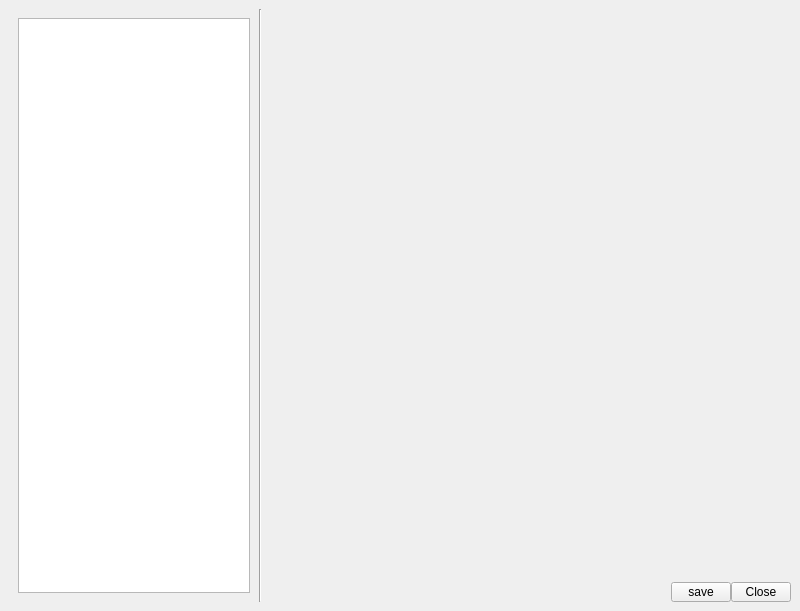
<?xml version="1.0" encoding="UTF-8"?>
<ui version="4.0">
 <class>mw_toolSettings</class>
 <widget class="QMainWindow" name="mw_toolSettings">
  <property name="geometry">
   <rect>
    <x>0</x>
    <y>0</y>
    <width>800</width>
    <height>611</height>
   </rect>
  </property>
  <property name="windowTitle">
   <string>Tool Settings</string>
  </property>
  <widget class="QWidget" name="centralwidget">
   <layout class="QGridLayout" name="gridLayout">
    <item row="0" column="0">
     <layout class="QHBoxLayout" name="hl_toolSettings">
      <property name="spacing">
       <number>0</number>
      </property>
      <item>
       <widget class="QFrame" name="qf_category">
        <property name="minimumSize">
         <size>
          <width>0</width>
          <height>0</height>
         </size>
        </property>
        <property name="maximumSize">
         <size>
          <width>250</width>
          <height>16777215</height>
         </size>
        </property>
        <layout class="QVBoxLayout" name="vl_category">
         <item>
          <widget class="QTreeWidget" name="tw_category">
           <property name="maximumSize">
            <size>
             <width>16777215</width>
             <height>16777215</height>
            </size>
           </property>
           <property name="alternatingRowColors">
            <bool>true</bool>
           </property>
           <property name="indentation">
            <number>12</number>
           </property>
           <attribute name="headerVisible">
            <bool>false</bool>
           </attribute>
           <column>
            <property name="text">
             <string notr="true">1</string>
            </property>
           </column>
          </widget>
         </item>
        </layout>
       </widget>
      </item>
      <item>
       <widget class="Line" name="line">
        <property name="orientation">
         <enum>Qt::Vertical</enum>
        </property>
       </widget>
      </item>
      <item>
       <layout class="QVBoxLayout" name="vl_settings">
        <property name="spacing">
         <number>0</number>
        </property>
        <property name="topMargin">
         <number>0</number>
        </property>
        <property name="bottomMargin">
         <number>0</number>
        </property>
        <item>
         <widget class="QFrame" name="qf_settingsWidget">
          <layout class="QVBoxLayout" name="vl_settingsWidget">
           <property name="spacing">
            <number>0</number>
           </property>
           <property name="margin">
            <number>0</number>
           </property>
          </layout>
         </widget>
        </item>
        <item>
         <spacer name="verticalSpacer">
          <property name="orientation">
           <enum>Qt::Vertical</enum>
          </property>
          <property name="sizeHint" stdset="0">
           <size>
            <width>20</width>
            <height>40</height>
           </size>
          </property>
         </spacer>
        </item>
        <item>
         <layout class="QHBoxLayout" name="hl_settingsOptions">
          <property name="spacing">
           <number>0</number>
          </property>
          <property name="topMargin">
           <number>0</number>
          </property>
          <item>
           <spacer name="horizontalSpacer_2">
            <property name="orientation">
             <enum>Qt::Horizontal</enum>
            </property>
            <property name="sizeHint" stdset="0">
             <size>
              <width>40</width>
              <height>20</height>
             </size>
            </property>
           </spacer>
          </item>
          <item>
           <widget class="QPushButton" name="pb_save">
            <property name="maximumSize">
             <size>
              <width>60</width>
              <height>20</height>
             </size>
            </property>
            <property name="text">
             <string>save</string>
            </property>
           </widget>
          </item>
          <item>
           <widget class="QPushButton" name="pb_close">
            <property name="maximumSize">
             <size>
              <width>60</width>
              <height>20</height>
             </size>
            </property>
            <property name="text">
             <string>Close</string>
            </property>
           </widget>
          </item>
         </layout>
        </item>
       </layout>
      </item>
     </layout>
    </item>
   </layout>
  </widget>
 </widget>
 <resources/>
 <connections/>
</ui>
